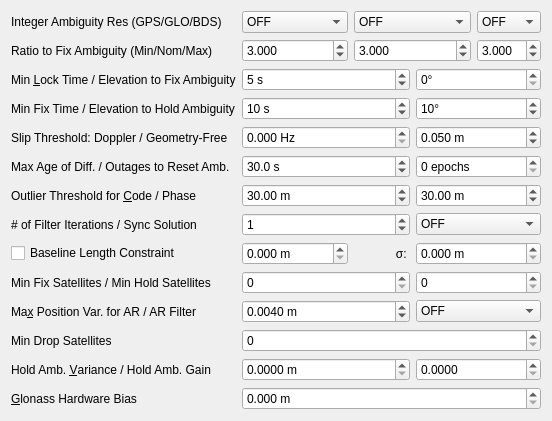
     <widget class="QWidget" name="tabSettings2">
      <attribute name="title">
       <string>Setting&amp;2</string>
      </attribute>
      <layout class="QGridLayout" name="gridLayout_2">
       <item row="2" column="4">
        <widget class="QDoubleSpinBox" name="sBValidThresARMax">
         <property name="toolTip">
          <string>&lt;html&gt;&lt;head/&gt;&lt;body&gt;&lt;p&gt;Set the nominal integer ambiguity validation threshold for ʺratio‐testʺ, which uses the ratio of squared residuals of the best integer vector to the second‐best vector. (option: &lt;span style=&quot; font-style:italic;&quot;&gt;pos2-arthres6&lt;/span&gt;).&lt;/p&gt;&lt;p&gt;If min and max values are set equal to the nominal value then the ratio is fixed, else the ratio will be adjusted by the number of satellites. The nominal value is used for 8 satellite pairs and is adjusted lower as the number of satellites increases and higher as it decreases .&lt;/p&gt;&lt;/body&gt;&lt;/html&gt;</string>
         </property>
         <property name="decimals">
          <number>3</number>
         </property>
         <property name="value">
          <double>3.000000000000000</double>
         </property>
        </widget>
       </item>
       <item row="0" column="1">
        <widget class="QComboBox" name="cBAmbiguityResolution">
         <property name="toolTip">
          <string>&lt;html&gt;&lt;head/&gt;&lt;body&gt;&lt;p&gt;Define integer ambiguity resolution strategy for GPS (option &lt;span style=&quot; font-style:italic;&quot;&gt;pos2-armode&lt;/span&gt;)&lt;/p&gt;&lt;/body&gt;&lt;/html&gt;</string>
         </property>
         <item>
          <property name="text">
           <string>OFF</string>
          </property>
         </item>
         <item>
          <property name="text">
           <string>Continuous</string>
          </property>
         </item>
         <item>
          <property name="text">
           <string>Instantaneous</string>
          </property>
         </item>
         <item>
          <property name="text">
           <string>Fix and Hold</string>
          </property>
         </item>
        </widget>
       </item>
       <item row="16" column="3" colspan="2">
        <widget class="QDoubleSpinBox" name="sBBaselineSig">
         <property name="toolTip">
          <string>&lt;html&gt;&lt;head/&gt;&lt;body&gt;&lt;p&gt;Define the standard deviation of the baseline length constraint in moving‐base mode (option: &lt;span style=&quot; font-style:italic;&quot;&gt;pos2-basesig).&lt;/span&gt;&lt;/p&gt;&lt;/body&gt;&lt;/html&gt;</string>
         </property>
         <property name="suffix">
          <string> m</string>
         </property>
         <property name="decimals">
          <number>3</number>
         </property>
         <property name="maximum">
          <double>1000000.000000000000000</double>
         </property>
        </widget>
       </item>
       <item row="2" column="0">
        <widget class="QLabel" name="LabelRatio">
         <property name="text">
          <string>Ratio to Fix Ambiguity (Min/Nom/Max)</string>
         </property>
         <property name="buddy">
          <cstring>sBValidThresARMin</cstring>
         </property>
        </widget>
       </item>
       <item row="18" column="1" colspan="2">
        <widget class="QDoubleSpinBox" name="sBMaxPositionVarAR">
         <property name="toolTip">
          <string>&lt;html&gt;&lt;head/&gt;&lt;body&gt;&lt;p&gt;Maximum position variance for ambiguity resolution (option: &lt;span style=&quot; font-style:italic;&quot;&gt;pos2-arthres1&lt;/span&gt;).&lt;/p&gt;&lt;/body&gt;&lt;/html&gt;</string>
         </property>
         <property name="suffix">
          <string> m</string>
         </property>
         <property name="decimals">
          <number>4</number>
         </property>
         <property name="value">
          <double>0.004000000000000</double>
         </property>
        </widget>
       </item>
       <item row="0" column="0">
        <widget class="QLabel" name="Label25">
         <property name="text">
          <string>Integer Ambiguity Res (GPS/GLO/BDS)</string>
         </property>
         <property name="buddy">
          <cstring>cBAmbiguityResolution</cstring>
         </property>
        </widget>
       </item>
       <item row="5" column="1" colspan="2">
        <widget class="QSpinBox" name="sBLockCountFixAmbiguity">
         <property name="toolTip">
          <string>&lt;html&gt;&lt;head/&gt;&lt;body&gt;&lt;p&gt;Define the minimum lock count to fix integer ambiguity. If the lock count is less than the value, the ambiguity is excluded from the fixed integer vector (option: &lt;span style=&quot; font-style:italic;&quot;&gt;pos2-arlockcnt&lt;/span&gt;).&lt;/p&gt;&lt;/body&gt;&lt;/html&gt;</string>
         </property>
         <property name="suffix">
          <string> s</string>
         </property>
         <property name="maximum">
          <number>3600</number>
         </property>
         <property name="value">
          <number>5</number>
         </property>
        </widget>
       </item>
       <item row="7" column="0">
        <widget class="QLabel" name="LabelHold">
         <property name="text">
          <string>Min Fix Time / Elevation to Hold Ambiguity</string>
         </property>
         <property name="buddy">
          <cstring>sBFixCountHoldAmbiguity</cstring>
         </property>
        </widget>
       </item>
       <item row="17" column="1" colspan="2">
        <widget class="QSpinBox" name="sBMinFixSats">
         <property name="toolTip">
          <string>&lt;html&gt;&lt;head/&gt;&lt;body&gt;&lt;p&gt;Minimum ambiguities required for fix (option: &lt;span style=&quot; font-style:italic;&quot;&gt;pos2-minfixsats&lt;/span&gt;).&lt;/p&gt;&lt;/body&gt;&lt;/html&gt;</string>
         </property>
        </widget>
       </item>
       <item row="16" column="1">
        <widget class="QDoubleSpinBox" name="sBBaselineLen">
         <property name="toolTip">
          <string>&lt;html&gt;&lt;head/&gt;&lt;body&gt;&lt;p&gt;Define the constraint of the baseline length in moving‐base mode (option: &lt;span style=&quot; font-style:italic;&quot;&gt;pos2-baselen).&lt;/span&gt;&lt;/p&gt;&lt;/body&gt;&lt;/html&gt;</string>
         </property>
         <property name="suffix">
          <string> m</string>
         </property>
         <property name="decimals">
          <number>3</number>
         </property>
         <property name="maximum">
          <double>1000000.000000000000000</double>
         </property>
        </widget>
       </item>
       <item row="0" column="4">
        <widget class="QComboBox" name="cBAmbiguityResolutionBDS">
         <property name="toolTip">
          <string>&lt;html&gt;&lt;head/&gt;&lt;body&gt;&lt;p&gt;Define integer ambiguity resolution strategy for BDS (option &lt;span style=&quot; font-style:italic;&quot;&gt;pos2-bdsarmode&lt;/span&gt;)&lt;/p&gt;&lt;/body&gt;&lt;/html&gt;</string>
         </property>
         <item>
          <property name="text">
           <string>OFF</string>
          </property>
         </item>
         <item>
          <property name="text">
           <string>ON</string>
          </property>
         </item>
        </widget>
       </item>
       <item row="9" column="3" colspan="2">
        <widget class="QDoubleSpinBox" name="sBSlipThreshold">
         <property name="toolTip">
          <string>&lt;html&gt;&lt;head/&gt;&lt;body&gt;&lt;p&gt;Define the cycle‐slip threshold of geometry‐free LC carrier‐phase difference between epochs (option: &lt;span style=&quot; font-style:italic;&quot;&gt;pos2-slipthres&lt;/span&gt;)&lt;/p&gt;&lt;/body&gt;&lt;/html&gt;</string>
         </property>
         <property name="suffix">
          <string> m</string>
         </property>
         <property name="decimals">
          <number>3</number>
         </property>
         <property name="value">
          <double>0.050000000000000</double>
         </property>
        </widget>
       </item>
       <item row="16" column="2">
        <widget class="QLabel" name="label">
         <property name="text">
          <string>σ: </string>
         </property>
         <property name="alignment">
          <set>Qt::AlignmentFlag::AlignRight|Qt::AlignmentFlag::AlignTrailing|Qt::AlignmentFlag::AlignVCenter</set>
         </property>
         <property name="buddy">
          <cstring>sBBaselineSig</cstring>
         </property>
        </widget>
       </item>
       <item row="18" column="0">
        <widget class="QLabel" name="label_6">
         <property name="text">
          <string>Ma&amp;x Position Var. for AR / AR Filter</string>
         </property>
         <property name="buddy">
          <cstring>sBMaxPositionVarAR</cstring>
         </property>
        </widget>
       </item>
       <item row="11" column="1" colspan="2">
        <widget class="QDoubleSpinBox" name="sBMaxAgeDifferences">
         <property name="toolTip">
          <string>&lt;html&gt;&lt;head/&gt;&lt;body&gt;&lt;p&gt;Define the maximum value of age of differential between the rover and the base station (option: &lt;span style=&quot; font-style:italic;&quot;&gt;pos2-maxage&lt;/span&gt;) &lt;/p&gt;&lt;/body&gt;&lt;/html&gt;</string>
         </property>
         <property name="suffix">
          <string> s</string>
         </property>
         <property name="decimals">
          <number>1</number>
         </property>
         <property name="maximum">
          <double>3600.000000000000000</double>
         </property>
         <property name="value">
          <double>30.000000000000000</double>
         </property>
        </widget>
       </item>
       <item row="5" column="3" colspan="2">
        <widget class="QDoubleSpinBox" name="sBElevationMaskAR">
         <property name="toolTip">
          <string>&lt;html&gt;&lt;head/&gt;&lt;body&gt;&lt;p&gt;Define the minimum elevation angle to fix integer ambiguity. If the elevation angle is less than the value, the ambiguity is excluded from the fixed integer vector (option: &lt;span style=&quot; font-style:italic;&quot;&gt;pos2-arelmask&lt;/span&gt;).&lt;/p&gt;&lt;/body&gt;&lt;/html&gt;</string>
         </property>
         <property name="suffix">
          <string>°</string>
         </property>
         <property name="decimals">
          <number>0</number>
         </property>
         <property name="maximum">
          <double>90.000000000000000</double>
         </property>
        </widget>
       </item>
       <item row="0" column="2" colspan="2">
        <widget class="QComboBox" name="cBAmbiguityResolutionGLO">
         <property name="toolTip">
          <string>&lt;html&gt;&lt;head/&gt;&lt;body&gt;&lt;p&gt;Define integer ambiguity resolution strategy for Glonass (option &lt;span style=&quot; font-style:italic;&quot;&gt;pos2-gloarmode&lt;/span&gt;)&lt;/p&gt;&lt;/body&gt;&lt;/html&gt;</string>
         </property>
         <item>
          <property name="text">
           <string>OFF</string>
          </property>
         </item>
         <item>
          <property name="text">
           <string>ON</string>
          </property>
         </item>
         <item>
          <property name="text">
           <string>Auto Calibration</string>
          </property>
         </item>
         <item>
          <property name="text">
           <string>Fix and Hold</string>
          </property>
         </item>
        </widget>
       </item>
       <item row="9" column="1" colspan="2">
        <widget class="QDoubleSpinBox" name="sBDopplerThreshold">
         <property name="toolTip">
          <string>&lt;html&gt;&lt;head/&gt;&lt;body&gt;&lt;p&gt;Set the cycle-slip threshold (Hz) of difference between doppler and carrier phase difference between epochs, 0 = disabled (option: &lt;span style=&quot; font-style:italic;&quot;&gt;pos2-dopthres).&lt;/span&gt;&lt;/p&gt;&lt;/body&gt;&lt;/html&gt;</string>
         </property>
         <property name="suffix">
          <string> Hz</string>
         </property>
         <property name="decimals">
          <number>3</number>
         </property>
        </widget>
       </item>
       <item row="21" column="1" colspan="4">
        <widget class="QDoubleSpinBox" name="sBGlonassHwBias">
         <property name="toolTip">
          <string>&lt;html&gt;&lt;head/&gt;&lt;body&gt;&lt;p&gt;Set relative GLONASS hardware bias in meters per frequency slot. Used only when pos2-gloarmode is&lt;/p&gt;&lt;p&gt;set to “autocal” and is used to specify the interchannel bias between two different receiver manufacturers  (option: &lt;span style=&quot; font-style:italic;&quot;&gt;pos2-arthres2&lt;/span&gt;).&lt;/p&gt;&lt;/body&gt;&lt;/html&gt;</string>
         </property>
         <property name="suffix">
          <string> m</string>
         </property>
         <property name="decimals">
          <number>3</number>
         </property>
        </widget>
       </item>
       <item row="13" column="1" colspan="2">
        <widget class="QDoubleSpinBox" name="sBRejectCode">
         <property name="toolTip">
          <string>&lt;html&gt;&lt;head/&gt;&lt;body&gt;&lt;p&gt;Set the reject threshold of GDOP (option: &lt;span style=&quot; font-style:italic;&quot;&gt;pos2-rejgdop&lt;/span&gt;). &lt;/p&gt;&lt;p&gt;If the GDOP is over the value, the observable is excluded for the estimation process as an outlier.&lt;/p&gt;&lt;/body&gt;&lt;/html&gt;</string>
         </property>
         <property name="suffix">
          <string> m</string>
         </property>
         <property name="decimals">
          <number>2</number>
         </property>
         <property name="maximum">
          <double>1000.000000000000000</double>
         </property>
         <property name="value">
          <double>30.000000000000000</double>
         </property>
        </widget>
       </item>
       <item row="21" column="0">
        <widget class="QLabel" name="label_8">
         <property name="text">
          <string>&amp;Glonass Hardware Bias</string>
         </property>
         <property name="buddy">
          <cstring>sBGlonassHwBias</cstring>
         </property>
        </widget>
       </item>
       <item row="11" column="0">
        <widget class="QLabel" name="Label14">
         <property name="text">
          <string>Max Age of Diff. / Outages to Reset Amb.</string>
         </property>
         <property name="buddy">
          <cstring>sBMaxAgeDifferences</cstring>
         </property>
        </widget>
       </item>
       <item row="15" column="3" colspan="2">
        <widget class="QComboBox" name="cBSyncSolution">
         <property name="toolTip">
          <string>&lt;html&gt;&lt;head/&gt;&lt;body&gt;&lt;p&gt;Define time synchronization mode of solutions (option: &lt;span style=&quot; font-style:italic;&quot;&gt;pos2-syncsol&lt;/span&gt;)&lt;/p&gt;&lt;/body&gt;&lt;/html&gt;</string>
         </property>
         <item>
          <property name="text">
           <string>OFF</string>
          </property>
         </item>
         <item>
          <property name="text">
           <string>ON</string>
          </property>
         </item>
        </widget>
       </item>
       <item row="13" column="0">
        <widget class="QLabel" name="Label11">
         <property name="text">
          <string>Outlier Threshold for &amp;Code / Phase</string>
         </property>
         <property name="buddy">
          <cstring>sBRejectCode</cstring>
         </property>
        </widget>
       </item>
       <item row="15" column="1" colspan="2">
        <widget class="QSpinBox" name="sBNumIteration">
         <property name="toolTip">
          <string>&lt;html&gt;&lt;head/&gt;&lt;body&gt;&lt;p&gt;Define the number of iteration in the measurement update of the estimation filter (option: &lt;span style=&quot; font-style:italic;&quot;&gt;pos2-niter&lt;/span&gt;). &lt;/p&gt;&lt;p&gt;If the baseline length is very short like 1 m, the iteration may be effective to handle the nonlinearity of measurement equation.&lt;/p&gt;&lt;/body&gt;&lt;/html&gt;</string>
         </property>
         <property name="value">
          <number>1</number>
         </property>
        </widget>
       </item>
       <item row="19" column="0">
        <widget class="QLabel" name="label_5">
         <property name="text">
          <string>Min Drop Satellites</string>
         </property>
         <property name="buddy">
          <cstring>sBMinDropSats</cstring>
         </property>
        </widget>
       </item>
       <item row="9" column="0">
        <widget class="QLabel" name="Label22">
         <property name="text">
          <string>Slip Threshold: Doppler / Geometry-Free</string>
         </property>
         <property name="buddy">
          <cstring>sBDopplerThreshold</cstring>
         </property>
        </widget>
       </item>
       <item row="15" column="0">
        <widget class="QLabel" name="Label37">
         <property name="text">
          <string># of Filter Iterations / Sync Solution</string>
         </property>
         <property name="buddy">
          <cstring>sBNumIteration</cstring>
         </property>
        </widget>
       </item>
       <item row="7" column="3" colspan="2">
        <widget class="QDoubleSpinBox" name="sBElevationMaskHold">
         <property name="toolTip">
          <string>&lt;html&gt;&lt;head/&gt;&lt;body&gt;&lt;p&gt;Define the minimum elevation angle to hold ambiguity in ʺFix and Holdʺ integer ambiguity resolution mode (option: &lt;span style=&quot; font-style:italic;&quot;&gt;pos2-elmaskhold&lt;/span&gt;)&lt;/p&gt;&lt;/body&gt;&lt;/html&gt;</string>
         </property>
         <property name="suffix">
          <string>°</string>
         </property>
         <property name="decimals">
          <number>0</number>
         </property>
         <property name="maximum">
          <double>90.000000000000000</double>
         </property>
         <property name="value">
          <double>10.000000000000000</double>
         </property>
        </widget>
       </item>
       <item row="17" column="3" colspan="2">
        <widget class="QSpinBox" name="sBMinHoldSats">
         <property name="toolTip">
          <string>&lt;html&gt;&lt;head/&gt;&lt;body&gt;&lt;p&gt;Minimum ambiguities required for hold (option: &lt;span style=&quot; font-style:italic;&quot;&gt;pos2-minholdsats&lt;/span&gt;).&lt;/p&gt;&lt;/body&gt;&lt;/html&gt;</string>
         </property>
        </widget>
       </item>
       <item row="2" column="2" colspan="2">
        <widget class="QDoubleSpinBox" name="sBValidThresAR">
         <property name="toolTip">
          <string>&lt;html&gt;&lt;head/&gt;&lt;body&gt;&lt;p&gt;Set the nominal integer ambiguity validation threshold for ʺratio‐testʺ, which uses the ratio of squared residuals of the best integer vector to the second‐best vector. (option: &lt;span style=&quot; font-style:italic;&quot;&gt;pos2-arthres&lt;/span&gt;).&lt;/p&gt;&lt;p&gt;If min and max values are set equal to the nominal value then the ratio is fixed, else the ratio will be adjusted by the number of satellites. The nominal value is used for 8 satellite pairs and is adjusted lower as the number of satellites increases and higher as it decreases .&lt;/p&gt;&lt;/body&gt;&lt;/html&gt;</string>
         </property>
         <property name="decimals">
          <number>3</number>
         </property>
         <property name="value">
          <double>3.000000000000000</double>
         </property>
        </widget>
       </item>
       <item row="7" column="1" colspan="2">
        <widget class="QSpinBox" name="sBFixCountHoldAmbiguity">
         <property name="toolTip">
          <string>&lt;html&gt;&lt;head/&gt;&lt;body&gt;&lt;p&gt;Define the minimum fix count to hold ambiguity in &amp;quot;Fix and Hold&amp;quot; integer ambiguity resolution mode (option: &lt;span style=&quot; font-style:italic;&quot;&gt;pos2-arminfix&lt;/span&gt;).&lt;/p&gt;&lt;/body&gt;&lt;/html&gt;</string>
         </property>
         <property name="suffix">
          <string> s</string>
         </property>
         <property name="maximum">
          <number>1000</number>
         </property>
         <property name="value">
          <number>10</number>
         </property>
        </widget>
       </item>
       <item row="13" column="3" colspan="2">
        <widget class="QDoubleSpinBox" name="sBRejectPhase">
         <property name="toolTip">
          <string>&lt;html&gt;&lt;head/&gt;&lt;body&gt;&lt;p&gt;Set the reject threshold of the kalman filter innovations (option: &lt;span style=&quot; font-style:italic;&quot;&gt;pos2-rejionn&lt;/span&gt;). &lt;/p&gt;&lt;p&gt;If the carrier phase innovation is over the value, the observable is excluded for the estimation process as an outlier. The innovation threshold is multiplied by the carrier phase/pseudorange error ratio to generate the threshold for pseudorange innovations.&lt;/p&gt;&lt;/body&gt;&lt;/html&gt;</string>
         </property>
         <property name="suffix">
          <string> m</string>
         </property>
         <property name="decimals">
          <number>2</number>
         </property>
         <property name="maximum">
          <double>1000.000000000000000</double>
         </property>
         <property name="value">
          <double>30.000000000000000</double>
         </property>
        </widget>
       </item>
       <item row="5" column="0">
        <widget class="QLabel" name="Label13">
         <property name="text">
          <string>Min &amp;Lock Time / Elevation to Fix Ambiguity</string>
         </property>
         <property name="buddy">
          <cstring>sBLockCountFixAmbiguity</cstring>
         </property>
        </widget>
       </item>
       <item row="2" column="1">
        <widget class="QDoubleSpinBox" name="sBValidThresARMin">
         <property name="toolTip">
          <string>&lt;html&gt;&lt;head/&gt;&lt;body&gt;&lt;p&gt;Set the nominal integer ambiguity validation threshold for ʺratio‐testʺ, which uses the ratio of squared residuals of the best integer vector to the second‐best vector. (option: &lt;span style=&quot; font-style:italic;&quot;&gt;pos2-arthres5&lt;/span&gt;).&lt;/p&gt;&lt;p&gt;If min and max values are set equal to the nominal value then the ratio is fixed, else the ratio will be adjusted by the number of satellites. The nominal value is used for 8 satellite pairs and is adjusted lower as the number of satellites increases and higher as it decreases .&lt;/p&gt;&lt;/body&gt;&lt;/html&gt;</string>
         </property>
         <property name="decimals">
          <number>3</number>
         </property>
         <property name="value">
          <double>3.000000000000000</double>
         </property>
        </widget>
       </item>
       <item row="17" column="0">
        <widget class="QLabel" name="LabelMinSat">
         <property name="text">
          <string>Min Fix Satellites / Min Hold Satellites</string>
         </property>
         <property name="buddy">
          <cstring>sBMinFixSats</cstring>
         </property>
        </widget>
       </item>
       <item row="16" column="0">
        <widget class="QCheckBox" name="cBBaselineConstrain">
         <property name="toolTip">
          <string>Constrain the baseline length</string>
         </property>
         <property name="text">
          <string>Baseline Length Constraint</string>
         </property>
        </widget>
       </item>
       <item row="11" column="3" colspan="2">
        <widget class="QSpinBox" name="sBOutageCountResetAmbiguity">
         <property name="toolTip">
          <string>&lt;html&gt;&lt;head/&gt;&lt;body&gt;&lt;p&gt;Set the outage count to reset ambiguity. If the data outage count is over the value, the estimated ambiguity is reset to the initial value (option &lt;span style=&quot; font-style:italic;&quot;&gt;pos2-aroutcnt).&lt;/span&gt;&lt;span style=&quot; font-family:'monospace';&quot;&gt;&lt;br/&gt;&lt;/span&gt;&lt;/p&gt;&lt;/body&gt;&lt;/html&gt;</string>
         </property>
         <property name="suffix">
          <string> epochs</string>
         </property>
        </widget>
       </item>
       <item row="20" column="0">
        <widget class="QLabel" name="label_7">
         <property name="text">
          <string>Hold Amb. &amp;Variance / Hold Amb. Gain</string>
         </property>
         <property name="buddy">
          <cstring>sBVarHoldAmb</cstring>
         </property>
        </widget>
       </item>
       <item row="19" column="1" colspan="4">
        <widget class="QSpinBox" name="sBMinDropSats">
         <property name="toolTip">
          <string>&lt;html&gt;&lt;head/&gt;&lt;body&gt;&lt;p&gt;Minimum ambiguities required to enable exclusion of a single satellite from ambiguity resolution each epoch (option: &lt;span style=&quot; font-style:italic;&quot;&gt;pos2-mindropsats&lt;/span&gt;).&lt;/p&gt;&lt;/body&gt;&lt;/html&gt;</string>
         </property>
        </widget>
       </item>
       <item row="20" column="1" colspan="2">
        <widget class="QDoubleSpinBox" name="sBVarHoldAmb">
         <property name="toolTip">
          <string>&lt;html&gt;&lt;head/&gt;&lt;body&gt;&lt;p&gt;Set variance for ambiguity hold feedback. Acts asinverse ambiguity tracking gain (option: &lt;span style=&quot; font-style:italic;&quot;&gt;pos2-varholdamb&lt;/span&gt;).&lt;/p&gt;&lt;/body&gt;&lt;/html&gt;</string>
         </property>
         <property name="suffix">
          <string> m</string>
         </property>
         <property name="decimals">
          <number>4</number>
         </property>
        </widget>
       </item>
       <item row="20" column="3" colspan="2">
        <widget class="QDoubleSpinBox" name="sBGainHoldAmb">
         <property name="toolTip">
          <string>&lt;html&gt;&lt;head/&gt;&lt;body&gt;&lt;p&gt;Gain for GLONASS IF bias nulls when using GLONASS “Fix and Hold” AR mode (option: &lt;span style=&quot; font-style:italic;&quot;&gt;pos2-gainholdamb&lt;/span&gt;).&lt;/p&gt;&lt;/body&gt;&lt;/html&gt;</string>
         </property>
         <property name="decimals">
          <number>4</number>
         </property>
        </widget>
       </item>
       <item row="18" column="3" colspan="2">
        <widget class="QComboBox" name="cBARFilter">
         <property name="toolTip">
          <string>&lt;html&gt;&lt;head/&gt;&lt;body&gt;&lt;p&gt;Require AR qualification of new or returning satellites after cycle slip (option: &lt;span style=&quot; font-style:italic;&quot;&gt;pos2-arfilter&lt;/span&gt;).&lt;/p&gt;&lt;/body&gt;&lt;/html&gt;</string>
         </property>
         <item>
          <property name="text">
           <string>OFF</string>
          </property>
         </item>
         <item>
          <property name="text">
           <string>ON</string>
          </property>
         </item>
        </widget>
       </item>
      </layout>
     </widget>
